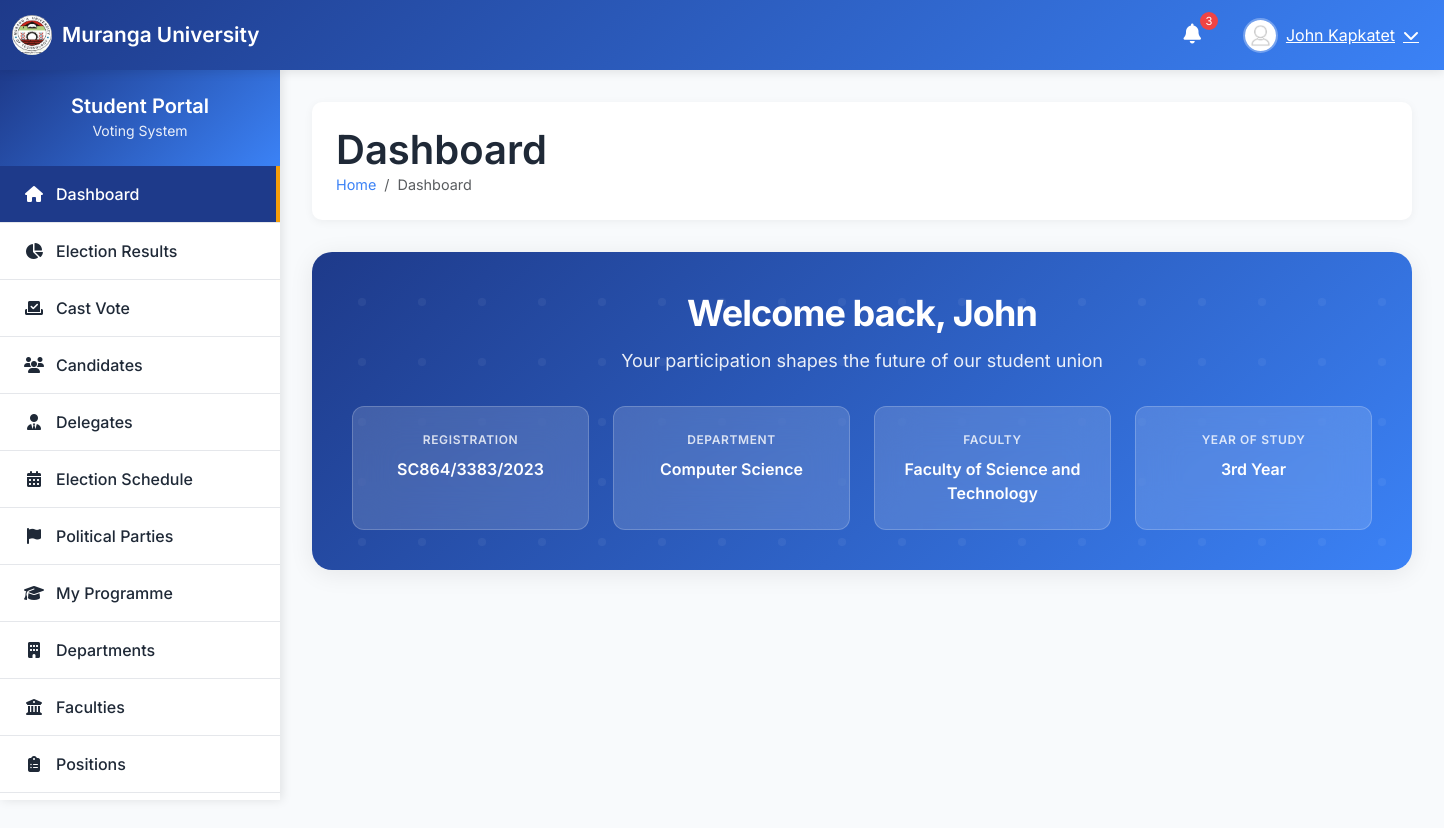
/dashboard/ (signed in), run on the app's committed database.
### voting/models.py (models this page shows, shortened)
class Student(AbstractBaseUser, PermissionsMixin):
    registration_number = models.CharField(
        max_length=20,
        unique=True,
        validators=[RegexValidator(
            regex=r'^[A-Z]{2}\d{3}/\d{4}/\d{4}$',
            message='Registration number must be in format: SC211/0530/2022'
        )]
    )
    birth_certificate_number = models.CharField(max_length=20)
    first_name = models.CharField(max_length=100 , null=True, blank=True)
    last_name = models.CharField(max_length=100, null=True, blank=True)
    email = models.EmailField(blank=True, null=True)
    phone_number = models.CharField(max_length=15, blank=True, null=True)
    programme = models.ForeignKey(Programme, on_delete=models.CASCADE, related_name='students',null=True, blank=True)
    year_of_study = models.IntegerField(choices=[(1, '1st Year'), (2, '2nd Year'), (3, '3rd Year'), (4, '4th Year'), (5, '5th Year')],null=True, blank=True)
    is_active = models.BooleanField(default=True)
    is_staff = models.BooleanField(default=False)
    date_joined = models.DateTimeField(default=timezone.now)
    last_login_ip = models.GenericIPAddressField(blank=True, null=True)
    objects = CustomUserManager()
    USERNAME_FIELD = 'registration_number'
    REQUIRED_FIELDS = ['birth_certificate_number', 'first_name', 'last_name']
    class Meta:
        db_table = 'voting_student'
    @property
    def full_name(self):
        return f"{self.first_name} {self.last_name}"
    @property
    def department(self):
        return self.programme.department
    @property
    def faculty(self):
        return self.programme.department.faculty

class Programme(models.Model):
    name = models.CharField(max_length=200)
    code = models.CharField(max_length=20)
    department = models.ForeignKey(Department, on_delete=models.CASCADE, related_name='programmes')
    created_at = models.DateTimeField(auto_now_add=True)
    class Meta:
        unique_together = ['name', 'department']

class Department(models.Model):
    name = models.CharField(max_length=200)
    code = models.CharField(max_length=10)
    faculty = models.ForeignKey(Faculty, on_delete=models.CASCADE, related_name='departments')
    created_at = models.DateTimeField(auto_now_add=True)
    class Meta:
        unique_together = ['name', 'faculty']

class Faculty(models.Model):
    name = models.CharField(max_length=200, unique=True)
    code = models.CharField(max_length=10, unique=True)
    created_at = models.DateTimeField(auto_now_add=True)
    class Meta:
        verbose_name_plural = "Faculties"

### voting/views.py (the view)
# urls.py: path('dashboard/', views.dashboard_view, name='dashboard'),
@login_required
def dashboard_view(request):
    current_election = get_current_election()
    if not current_election:
        messages.warning(request, "No active election at the moment.")
        return render(request, 'no_election.html')
    context = {
        'election': current_election,
        'student': request.user,
        'department': request.user.department,
        'faculty': request.user.faculty,
    }
    delegate_vote = DelegateVote.objects.filter(
        election=current_election,
        voter=request.user
    ).first()
    context['has_voted_for_delegate'] = delegate_vote is not None
    context['delegate_vote'] = delegate_vote
    available_delegates = Delegate.objects.filter(
        department=request.user.department,
        is_approved=True
    ).select_related('student', 'party')
    context['available_delegates'] = available_delegates
    try:
        delegate_profile = request.user.delegate_profile
        context['is_delegate'] = True
        context['delegate_profile'] = delegate_profile
        if current_election.is_main_voting_active:
            positions = Position.objects.all().order_by('order')
            candidates = Candidate.objects.filter(is_approved=True).select_related('student', 'party', 'position')
            delegate_votes = MainVote.objects.filter(
                election=current_election,
                delegate=delegate_profile
            ).select_related('candidate__position')
            voted_positions = {vote.candidate.position.id for vote in delegate_votes}
            context.update({
                'positions': positions,
                'candidates': candidates,
                'voted_positions': voted_positions,
                'delegate_votes': {vote.candidate.position.id: vote for vote in delegate_votes}
            })
    except Student.delegate_profile.RelatedObjectDoesNotExist:
        context['is_delegate'] = False
    return render(request, 'dashboard.html', context)

### voting/models.py (called while the page is built)
    @property
    def is_main_voting_active(self):
        now = timezone.now()
        return (self.current_phase == 'main_voting' and
                self.main_voting_start <= now <= self.main_voting_end)

### voting/utils.py (called while the page is built)
def get_client_ip(request):
    x_forwarded_for = request.META.get('HTTP_X_FORWARDED_FOR')
    if x_forwarded_for:
        ip = x_forwarded_for.split(',')[0]
    else:
        ip = request.META.get('REMOTE_ADDR')
    return ip

### voting/views.py (called while the page is built)
def get_current_election():
    return Election.objects.filter(is_active=True).first()

### templates/dashboard.html (shortened to what this page needs)
{% extends 'base.html' %}
{% load static %}
{% block content %}
<section class="welcome-hero" role="banner">
    <div class="welcome-content">
        <h1 class="welcome-title">
            Welcome back, {{ student.first_name }}
        </h1>
        <p class="welcome-subtitle">
            Your participation shapes the future of our student union
        </p>
        <div class="student-metrics">
            <div class="metric-card">
                <div class="metric-label">Registration</div>
                <div class="metric-value">{{ student.registration_number }}</div>
            </div>
            <div class="metric-card">
                <div class="metric-label">Department</div>
                <div class="metric-value">
                    {% if student.programme.department %}
                        {{ student.programme.department.name }}
                    {% else %}
                        Not Assigned
                    {% endif %}
                </div>
            </div>
            <div class="metric-card">
                <div class="metric-label">Faculty</div>
                <div class="metric-value">
                    {% if student.programme.department.faculty %}
                        {{ student.programme.department.faculty.name }}
                    {% else %}
                        Not Assigned
                    {% endif %}
                </div>
            </div>
            <div class="metric-card">
                <div class="metric-label">Year of Study</div>
                <div class="metric-value">
                    {{ student.get_year_of_study_display|default:"Not Set" }}
                </div>
            </div>
        </div>
    </div>
</section>
{% if election %}
<div class="dashboard-grid">
    <div class="main-content">
    </div>
    <aside class="sidebar-content" role="complementary">
    </aside>
</div>
{% endif %}
{% endblock %}

### templates/base.html (shortened to what this page needs)
{% load static %}
<!DOCTYPE html>
<html lang="en">
<head>
    <link href="https://cdnjs.cloudflare.com/ajax/libs/bootstrap/5.3.0/css/bootstrap.min.css" rel="stylesheet">
    <link href="https://cdnjs.cloudflare.com/ajax/libs/font-awesome/6.4.0/css/all.min.css" rel="stylesheet">
</head>
<body>
    <nav class="navbar navbar-expand-lg navbar-custom">
        <div class="container-fluid">
            <a class="navbar-brand" href="{% url 'dashboard'%}">
                <img src="{% static 'img/logo.png'%}" alt="MU Logo">
                Muranga University
            </a>
            <div class="d-flex align-items-center">
                <div class="dropdown me-3">
                    <button class="btn btn-link text-white position-relative" type="button" data-bs-toggle="dropdown">
                        <i class="fas fa-bell fs-5"></i>
                        <span class="notification-badge">3</span>
                    </button>
                </div>
                <div class="dropdown user-dropdown">
                    <button class="btn btn-link text-white d-flex align-items-center" type="button" data-bs-toggle="dropdown">
                        <img src="{% static 'img/avatar.png'%}" alt="Avatar" class="user-avatar me-2">
                        <span class="d-none d-md-inline">{{ user.first_name }} {{ user.last_name }}</span>
                        <i class="fas fa-chevron-down ms-2"></i>
                    </button>
                </div>
            </div>
        </div>
    </nav>
    <div class="sidebar" id="sidebar">
        <div class="sidebar-header">
            <h5>Student Portal</h5>
            <small>Voting System</small>
        </div>
        <ul class="sidebar-menu">
            <li><a href="{% url 'dashboard'%}" class="active"><i class="fas fa-home"></i>Dashboard</a></li>
            <li><a href="{% url 'results'%}"><i class="fas fa-chart-pie"></i>Election Results</a></li>
            <li><a href="#"><i class="fas fa-vote-yea"></i>Cast Vote</a></li>
            <li><a href="#"><i class="fas fa-users"></i>Candidates</a></li>
            <li><a href="#"><i class="fas fa-user-tie"></i>Delegates</a></li>
            <li><a href="#"><i class="fas fa-calendar-alt"></i>Election Schedule</a></li>
            <li><a href="#"><i class="fas fa-flag"></i>Political Parties</a></li>
            <li><a href="#"><i class="fas fa-graduation-cap"></i>My Programme</a></li>
            <li><a href="#"><i class="fas fa-building"></i>Departments</a></li>
            <li><a href="#"><i class="fas fa-university"></i>Faculties</a></li>
            <li><a href="#"><i class="fas fa-clipboard-list"></i>Positions</a></li>
            <li><a href="#">Voting History</a></li>
        </ul>
    </div>
    <div class="main-content">
        <div class="content-header">
            <div class="d-flex justify-content-between align-items-center">
                <div>
                    <h1>{% block page_title %}Dashboard{% endblock %}</h1>
                    <nav aria-label="breadcrumb">
                        <ol class="breadcrumb">
                            {% block breadcrumbs %}
                            <li class="breadcrumb-item"><a href="#">Home</a></li>
                            <li class="breadcrumb-item active" aria-current="page">Dashboard</li>
                            {% endblock %}
                        </ol>
                    </nav>
                </div>
            </div>
        </div>
        <div class="content-body">
            {% block content %}{% endblock %}
        </div>
    </div>
</body>
</html>

### templates/base.html (style rules this page uses)
:root { --primary-color: #1e3a8a; --secondary-color: #3b82f6; --accent-color: #f59e0b; --success-color: #10b981; --danger-color: #ef4444; --dark-color: #1f2937; --light-color: #f8fafc; --sidebar-width: 280px; --navbar-height: 70px; }
* { margin: 0; padding: 0; box-sizing: border-box; }
body { font-family: 'Inter', sans-serif; background-color: var(--light-color); overflow-x: hidden; }
.navbar-custom { height: var(--navbar-height); background: linear-gradient(135deg, var(--primary-color), var(--secondary-color)); box-shadow: 0 2px 10px rgba(0,0,0,0.1); position: fixed; top: 0; left: 0; right: 0; z-index: 1030; transition: all 0.3s ease; }
.navbar-brand { color: white !important; font-weight: 600; font-size: 1.3rem; display: flex; align-items: center; }
.navbar-brand img { width: 40px; height: 40px; margin-right: 10px; border-radius: 50%; }
.sidebar { position: fixed; top: var(--navbar-height); left: -var(--sidebar-width); width: var(--sidebar-width); height: calc(100vh - var(--navbar-height)); background: white; box-shadow: 2px 0 10px rgba(0,0,0,0.1); transition: all 0.3s ease; z-index: 1020; overflow-y: auto; }
.sidebar-header { padding: 1.5rem; background: linear-gradient(135deg, var(--primary-color), var(--secondary-color)); color: white; text-align: center; }
.sidebar-header h5 { margin: 0; font-weight: 600; }
.sidebar-header small { opacity: 0.9; }
.sidebar-menu { padding: 0; list-style: none; }
.sidebar-menu li { border-bottom: 1px solid #e5e7eb; }
.sidebar-menu a { display: flex; align-items: center; padding: 1rem 1.5rem; color: var(--dark-color); text-decoration: none; transition: all 0.3s ease; font-weight: 500; }
.sidebar-menu a.active { background-color: var(--primary-color); color: white; border-right: 4px solid var(--accent-color); }
.sidebar-menu i { width: 20px; margin-right: 12px; text-align: center; }
.main-content { margin-top: var(--navbar-height); padding: 2rem; transition: all 0.3s ease; min-height: calc(100vh - var(--navbar-height)); }
.content-header { background: white; padding: 1.5rem; border-radius: 10px; box-shadow: 0 2px 10px rgba(0,0,0,0.05); margin-bottom: 2rem; }
.content-header h1 { color: var(--dark-color); font-weight: 600; margin: 0; }
.breadcrumb { background: none; padding: 0; margin: 0; font-size: 0.9rem; }
.breadcrumb-item a { color: var(--secondary-color); text-decoration: none; }
.user-dropdown { position: relative; }
.user-avatar { width: 35px; height: 35px; border-radius: 50%; border: 2px solid rgba(255,255,255,0.3); }
@media (min-width: 992px) { .sidebar { left: 0; } }
@media (min-width: 992px) { .main-content { margin-left: var(--sidebar-width); } }
.notification-badge { position: absolute; top: -5px; right: -5px; background: var(--danger-color); color: white; border-radius: 50%; width: 18px; height: 18px; font-size: 0.7rem; display: flex; align-items: center; justify-content: center; }

### data on the page
Student: first_name "John", last_name "Kapkatet", registration_number "SC864/3383/2023", programme.department.name "Computer Science", programme.department.faculty.name "Faculty of Science and Technology", year_of_study "3rd Year"
